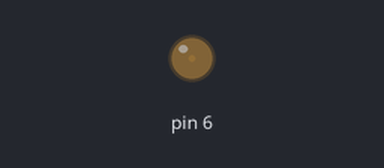
Bench run of a sketch on a simulated Arduino Uno, built with avr-gcc and run on an emulated ATmega328P. On the bench: output pins drawn as LEDs (lit = HIGH).

Above: at 0.05 s.
At 2.3 s:
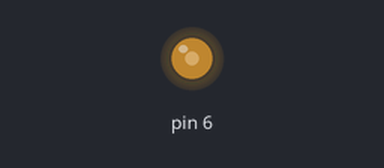
At 4.6 s:
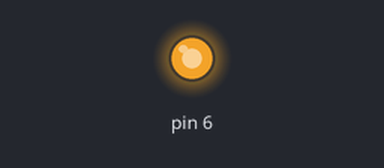
At 9.2 s:
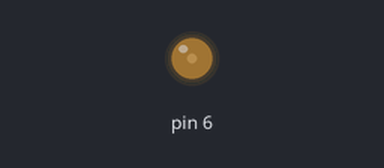
Timing chart, 0 to 14.6 s (numbered marks = the images above):
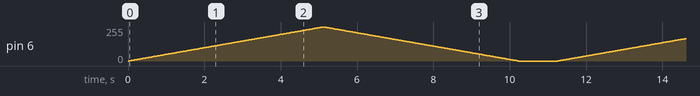

The sketch:

2nd_project.ino
```cpp
void setup()
{
  pinMode(6,OUTPUT);
}

void loop()
{
  //OPEN THE LED.
  for(int i=0; i<=255; i++)
  {
    analogWrite(6,i);
    delay(20);//WAIT 20ms.
  }

  //CLOSE THE LED.
  for(int i=255; i>=0; i--)
  {
    analogWrite(6,i);
    delay(20);//WAIT 20ms.
  }

  delay(1000);//WAIT 1SEC.
}
```
